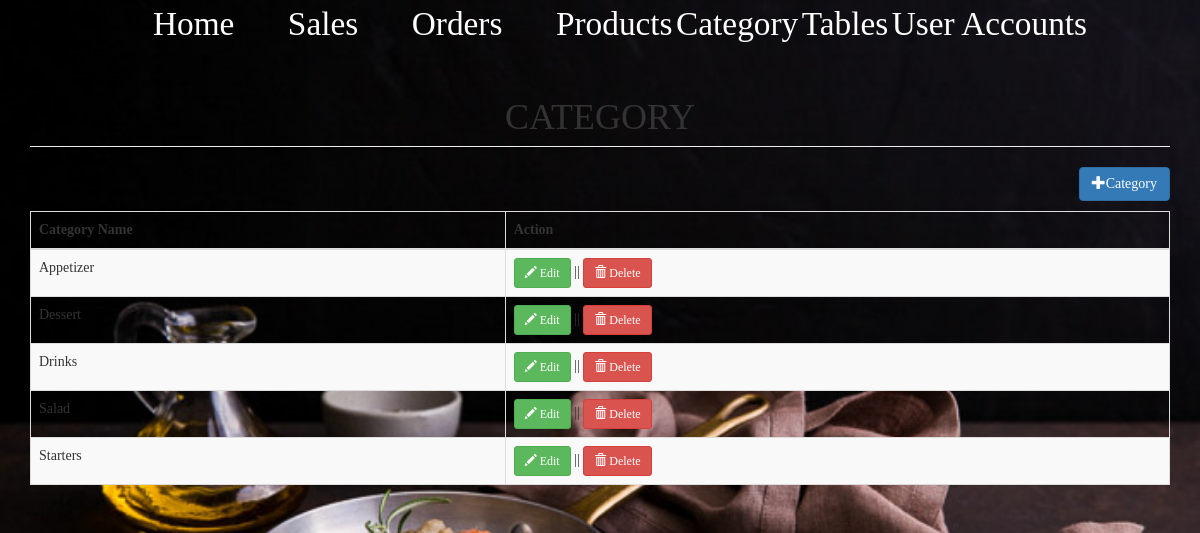
Page /admin_category.php on the committed database.
### tables this page shows
CREATE TABLE `category` (
  `cat_id` int(11) NOT NULL,
  `cat_desc` varchar(64) NOT NULL
);

### admin_category.php (the view, shortened to what this page needs)
<?php
    include_once "includes/db_conn.php";
    include_once "heading.php";
    include_once "admin_nav.php";
?>
<html>
<head>
</head>
<body>
<div class="container">
	<h1 class="page-header text-center">CATEGORY</h1>
	<div class="row">
		<div class="col-md-12">
			<a href="#addcategory" data-toggle="modal" class="pull-right btn btn-primary"><span class="glyphicon glyphicon-plus"></span>Category</a>
		</div>
	</div>
	<div style="margin-top:10px;">
		<table class="table table-striped table-bordered">
			<thead>
				<th>Category Name</th>
				<th>Action</th>
			</thead>
			<tbody>
				<?php
					$sql="select * from category order by cat_id asc";
					$query=$conn->query($sql);
					while($row=$query->fetch_array()){
						?>
						<tr>
							<td><?php echo $row['cat_desc']; ?></td>
							<td>
								<a href="#edit_category<?php echo $row['cat_id']; ?>" data-toggle="modal" class="btn btn-success btn-sm"><span class="glyphicon glyphicon-pencil"></span> Edit</a> || <a href="#del_category<?php echo $row['cat_id']; ?>" data-toggle="modal" class="btn btn-danger btn-sm"><span class="glyphicon glyphicon-trash"></span> Delete</a>
							</td>
						</tr>
						<?php
					}
				?>
			</tbody>
		</table>
	</div>
</div>
</body>
</html>

### bs/index.css (style rules this page uses)
body { background-image: url('../img/b2.jpg'); background-position: center; background-size: cover; background-repeat: no-repeat; background-attachment: fixed; font-family: 'Franklin Gothic'; }

### rows in the picture
category: cat_desc "Appetizer"
category: cat_desc "Dessert"
category: cat_desc "Drinks"
category: cat_desc "Salad"
category: cat_desc "Starters"
